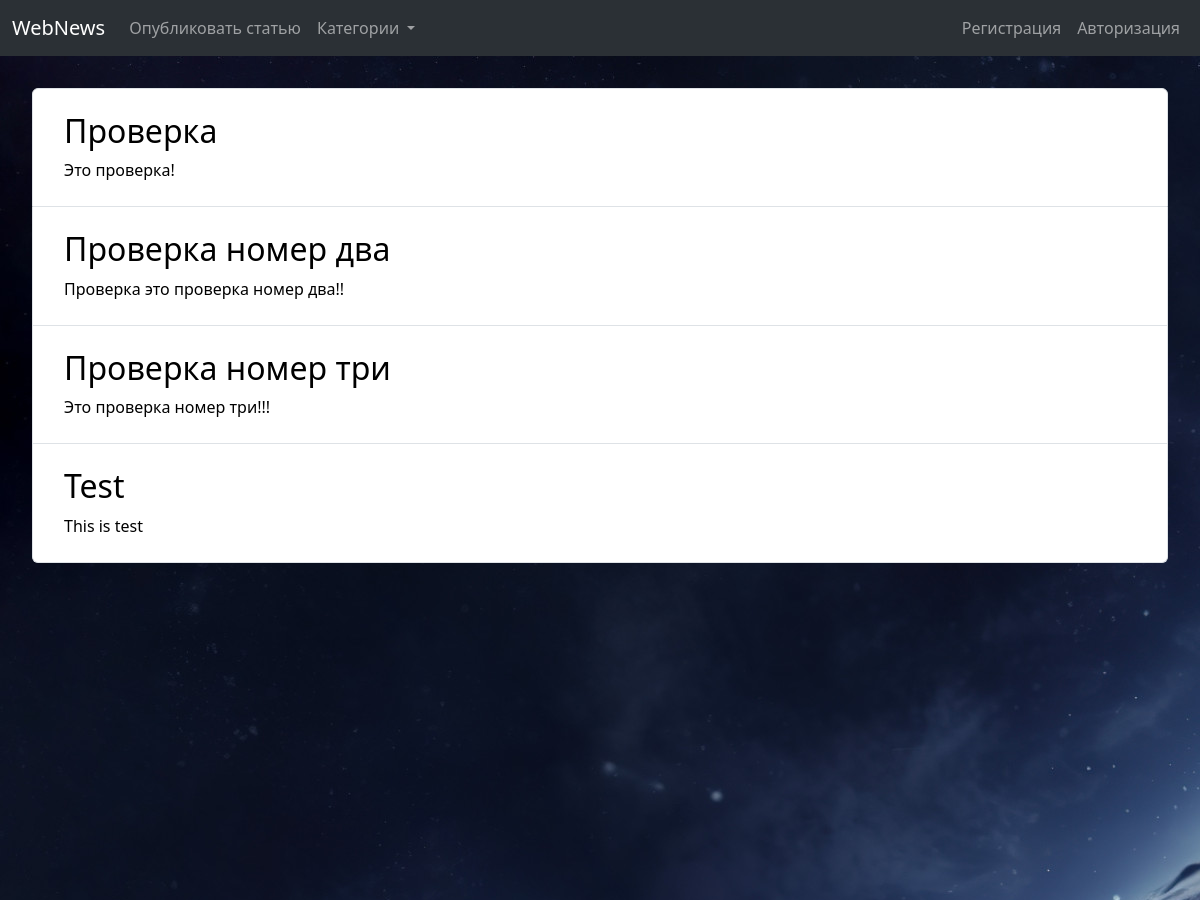
/ (upper part), run on an earlier commit of the app's database.
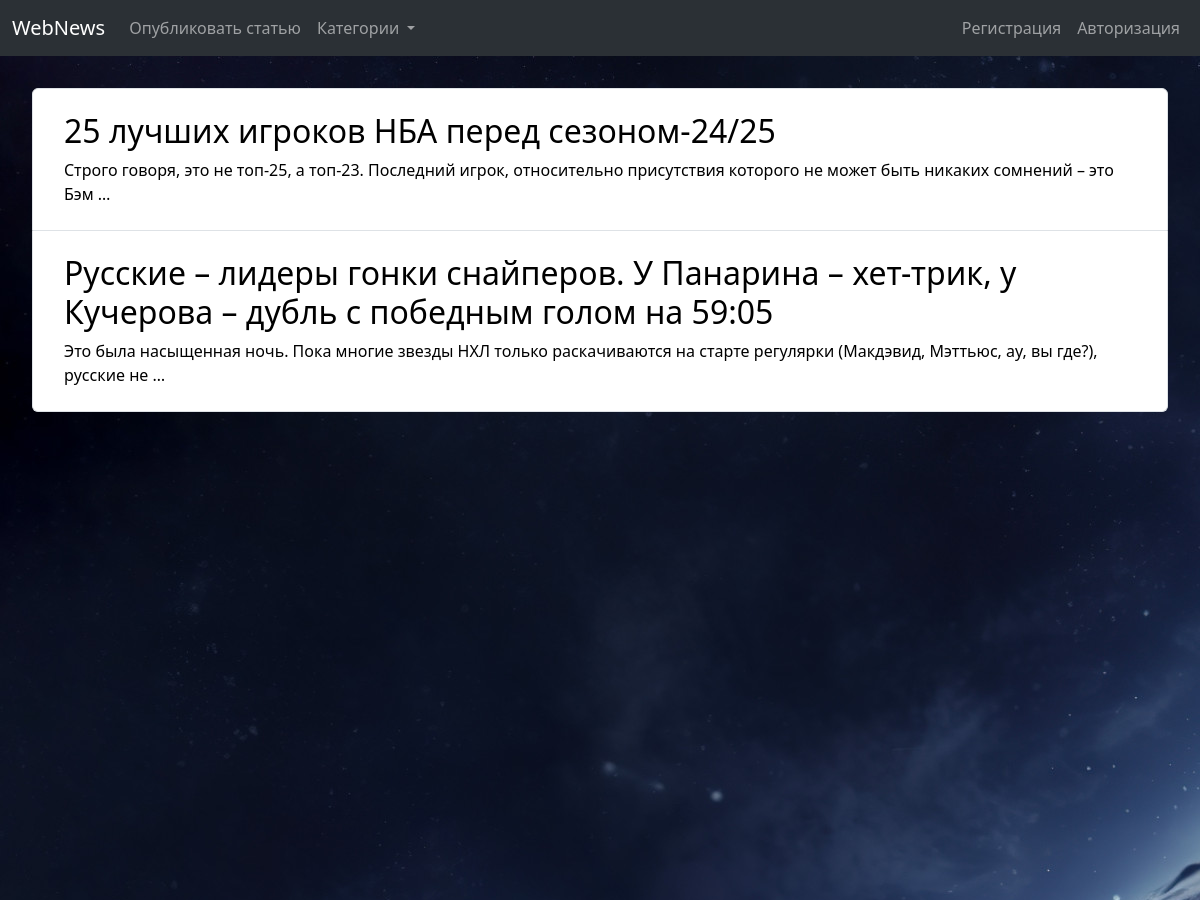
And on a later commit of the database.
### articles/models.py (models this page shows, shortened)
class Articles(models.Model):
    author = models.ForeignKey(User, on_delete=models.CASCADE, blank=True, null=True)
    title = models.CharField(max_length=250)
    text = models.TextField(blank=False)
    category = models.ForeignKey('Categories', on_delete=models.CASCADE)
    tags = models.ManyToManyField('Tags', blank=True)
    image = models.ImageField(upload_to='articles/%Y%m%d/', blank=True)
    date = models.DateField(auto_now_add=True)
    rating = models.IntegerField(default=0, blank=True)
    def get_absolute_url(self):
        return reverse('article', kwargs={'art_pk': self.pk})

### articles/views.py (the view)
# urls.py: path('', views.index, name='home'),
def index(request):
    categories = Categories.objects.all()
    articles = Articles.objects.all()
    context = {'categories': categories, 'articles': articles}
    return render(request, 'articles/index.html', context=context)

### articles/models.py (called while the page is built)
    def get_absolute_url(self):
        return reverse('category', kwargs={'cat_pk': self.pk})

### articles/templates/articles/index.html (shortened to what this page needs)
{% extends 'articles/base.html' %}
{% block body %}
    <ul class="list-group">
        {% for article in articles %}
        <li class="list-group-item">
            <a href="{{ article.get_absolute_url }}">
                <div class="list-group-item-description">
                    <h2>{{ article.title }}</h2>
                    <p>{{ article.text|truncatewords:20 }}</p>
                </div>
            </a>
        </li>
        {% endfor %}
      </ul>
{% endblock %}

What changed in the data, as far as the page shows it:
removed Articles: title "Проверка", text "Это проверка!"
removed Articles: title "Проверка номер два", text "Проверка это проверка номер два!!"
removed Articles: title "Проверка номер три", text "Это проверка номер три!!!"
removed Articles: title "Test", text "This is test"
added Articles: title "25 лучших игроков НБА перед сезоном-24/25", text "Строго говоря, это не топ-25, а топ-23. Последний игрок, относительно присутствия которого не может быть никаких сомнений – это Бэм …"
added Articles: title "Русские – лидеры гонки снайперов. У Панарина – хет-трик, у Кучерова – дубль с победным голом на 59:05", text "Это была насыщенная ночь. Пока многие звезды НХЛ только раскачиваются на старте регулярки (Макдэвид, Мэттьюс, ау, вы где?), русские не …"
